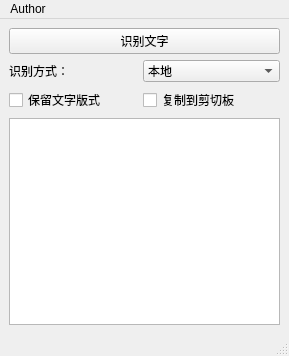
<?xml version="1.0" encoding="UTF-8"?>
<ui version="4.0">
 <class>MainWindow</class>
 <widget class="QMainWindow" name="MainWindow">
  <property name="geometry">
   <rect>
    <x>0</x>
    <y>0</y>
    <width>289</width>
    <height>356</height>
   </rect>
  </property>
  <property name="windowTitle">
   <string>OCR截屏文字识别助手</string>
  </property>
  <widget class="QWidget" name="centralwidget">
   <layout class="QHBoxLayout" name="horizontalLayout">
    <item>
     <layout class="QGridLayout" name="gridLayout">
      <item row="1" column="0">
       <widget class="QLabel" name="label">
        <property name="text">
         <string>识别方式：</string>
        </property>
       </widget>
      </item>
      <item row="0" column="0" colspan="2">
       <widget class="QPushButton" name="pushButton">
        <property name="text">
         <string>识别文字</string>
        </property>
       </widget>
      </item>
      <item row="3" column="0" colspan="2">
       <widget class="QTextBrowser" name="textBrowser"/>
      </item>
      <item row="1" column="1">
       <widget class="QComboBox" name="comboBox">
        <item>
         <property name="text">
          <string>本地</string>
         </property>
        </item>
        <item>
         <property name="text">
          <string>百度API（标准版）</string>
         </property>
        </item>
        <item>
         <property name="text">
          <string>百度API（高精度版）</string>
         </property>
        </item>
       </widget>
      </item>
      <item row="2" column="0">
       <widget class="QCheckBox" name="checkBox">
        <property name="text">
         <string>保留文字版式</string>
        </property>
       </widget>
      </item>
      <item row="2" column="1">
       <widget class="QCheckBox" name="checkBox_2">
        <property name="text">
         <string>复制到剪切板</string>
        </property>
       </widget>
      </item>
     </layout>
    </item>
   </layout>
  </widget>
  <widget class="QMenuBar" name="menubar">
   <property name="geometry">
    <rect>
     <x>0</x>
     <y>0</y>
     <width>289</width>
     <height>22</height>
    </rect>
   </property>
   <widget class="QMenu" name="menufile">
    <property name="title">
     <string>Author</string>
    </property>
    <addaction name="actionshenchenshao"/>
   </widget>
   <addaction name="menufile"/>
  </widget>
  <widget class="QStatusBar" name="statusbar"/>
  <action name="actionBaidu_API_USES_the_general_scene_text_recognition_API_provided_by_Baidu">
   <property name="text">
    <string>Baidu API USES the general scene text recognition API provided by Baidu</string>
   </property>
  </action>
  <action name="actionshenchenshao">
   <property name="text">
    <string>shaoshenchen</string>
   </property>
  </action>
 </widget>
 <resources/>
 <connections>
  <connection>
   <sender>comboBox</sender>
   <signal>activated(int)</signal>
   <receiver>comboBox</receiver>
   <slot>setCurrentIndex(int)</slot>
   <hints>
    <hint type="sourcelabel">
     <x>71</x>
     <y>86</y>
    </hint>
    <hint type="destinationlabel">
     <x>86</x>
     <y>86</y>
    </hint>
   </hints>
  </connection>
 </connections>
</ui>
